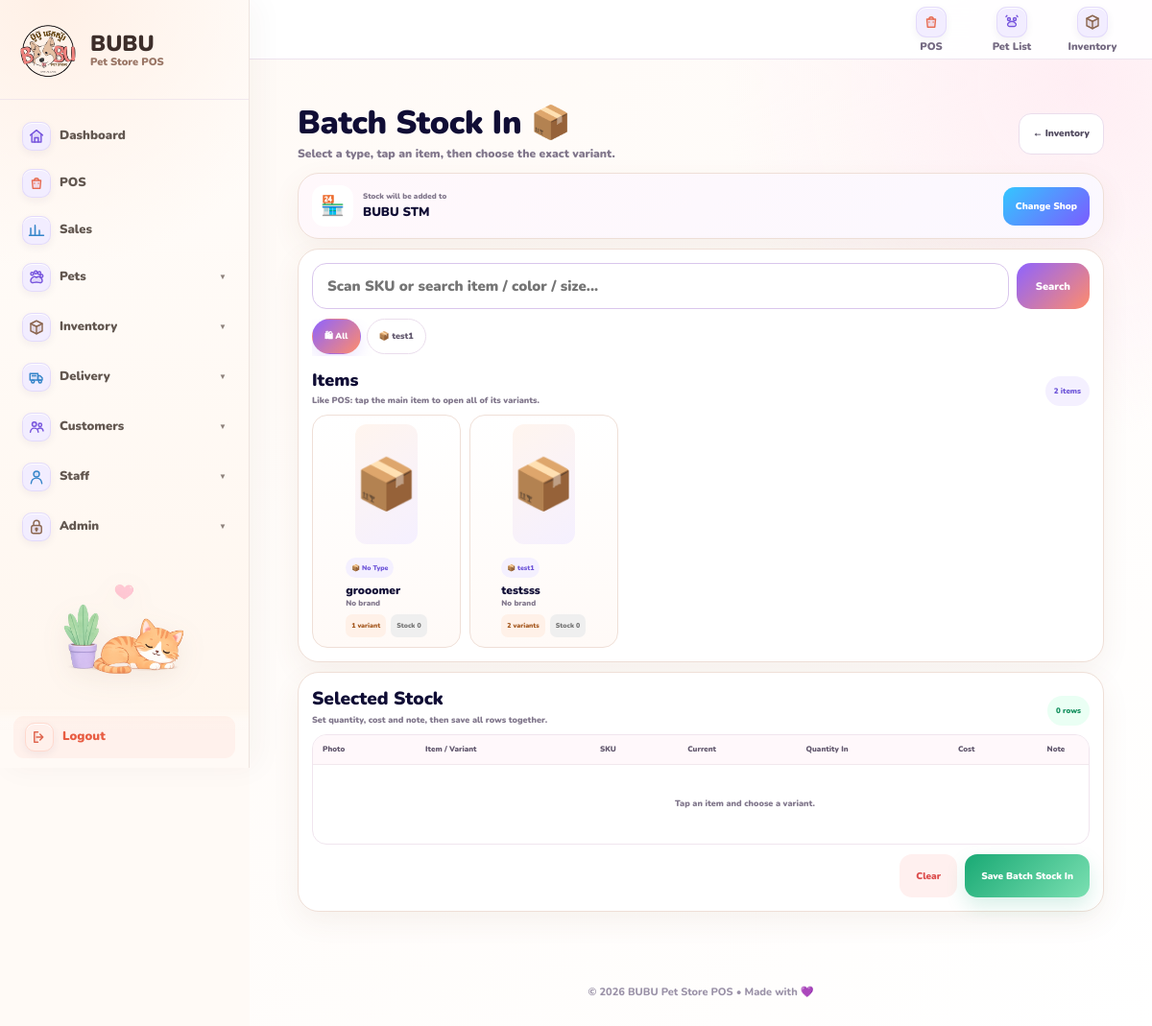
/inventory/stock/batch-in/ (signed in), run on the app's committed database.
### inventory/models.py (models this page shows, shortened)
class Branch(models.Model):
    name = models.CharField(max_length=100, unique=True)
    is_active = models.BooleanField(default=True)
    payment_qr_image = models.ImageField(
        upload_to="branch_payment_qr/",
        blank=True,
        null=True,
        help_text="Upload the payment QR image used by this branch.",
    )
    payment_qr_label = models.CharField(
        max_length=100,
        blank=True,
        default="Scan to pay",
        help_text="Text shown below the QR on the customer display.",
    )
    payment_qr_updated_at = models.DateTimeField(
        null=True,
        blank=True,
    )
    customer_display_payment_event_id = models.PositiveBigIntegerField(
        default=0,
    )
    customer_display_payment_amount = models.DecimalField(
        max_digits=12,
        decimal_places=2,
        default=0,
    )
    customer_display_payment_at = models.DateTimeField(
        null=True,
        blank=True,
    )
    latitude = models.DecimalField(
        max_digits=10,
        decimal_places=7,
        null=True,
        blank=True,
        help_text="Branch GPS latitude.",
    )
    longitude = models.DecimalField(
        max_digits=10,
        decimal_places=7,
        null=True,
        blank=True,
        help_text="Branch GPS longitude.",
    )
    allowed_radius_meters = models.PositiveIntegerField(
        default=150,
        help_text="Allowed distance from branch for attendance scan.",
    )

class ItemType(models.Model):
    name = models.CharField(max_length=100, unique=True)
    emoji = models.CharField(max_length=10, blank=True, default="📦")
    is_active = models.BooleanField(default=True)

class Item(models.Model):
    UNIT_CHOICES = [
        ("piece", "Piece"),
        ("bottle", "Bottle"),
        ("ml", "ML"),
        ("g", "Gram"),
        ("kg", "KG"),
        ("pack", "Pack"),
        ("box", "Box"),
        ("service", "Service"),
        ("pet", "Pet"),
    ]
    item_type = models.ForeignKey(
        ItemType,
        on_delete=models.SET_NULL,
        null=True,
        blank=True,
        related_name="items",
    )
    name = models.CharField(max_length=200)
    brand = models.CharField(max_length=100, blank=True, default="")
    image = models.ImageField(upload_to="items/", blank=True, null=True)
    unit = models.CharField(max_length=20, choices=UNIT_CHOICES, default="piece")
    cost_price = models.DecimalField(max_digits=10, decimal_places=2, default=0)
    sale_price = models.DecimalField(max_digits=10, decimal_places=2, default=0)
    is_active = models.BooleanField(default=True)
    created_at = models.DateTimeField(auto_now_add=True)

### inventory/views.py (the view, shortened to what this page needs)
# urls.py: path("stock/batch-in/", views.stock_batch_in, name="stock_batch_in"),
@login_required
def stock_batch_in(request):
    if not can_manage_inventory(request.user):
        messages.error(request, "You do not have permission.")
        return redirect("item_list")
    can_cost = can_edit_cost_price(request.user)
    can_view_cost = can_view_cost_price(request.user)
    selected_branch = get_selected_branch(request)
    if request.user.is_superuser:
        branches = Branch.objects.filter(is_active=True).order_by("name")
    if not selected_branch:
        messages.error(request, "No branch assigned. Please ask admin to set your shop.")
        return redirect("item_list")
    variant_qs = (
        ItemVariant.objects
        .filter(is_active=True)
        .order_by("sort_order", "id")
    )
    items = list(
        Item.objects
        .filter(is_active=True)
        .select_related("item_type")
        .prefetch_related(Prefetch("variants", queryset=variant_qs))
        .order_by("name", "id")
    )
    for item in items:
        item.branch_stock_total = 0
        for variant in item.variants.all():
            variant.branch_stock_qty = get_variant_branch_qty(
                variant,
                selected_branch,
            )
            item.branch_stock_total += variant.branch_stock_qty
    return render(request, "inventory/stock_batch_in.html", {
        "items": items,
        "item_types": ItemType.objects.filter(is_active=True).order_by("name"),
        "branches": branches,
        "selected_branch": selected_branch,
        "can_edit_cost_price": can_cost,
        "can_view_cost_price": can_view_cost,
    })

### core/cost_access.py (called while the page is built)
def is_owner(user):
    if not user or not getattr(user, "is_authenticated", False):
        return False
    return bool(user.is_superuser or _has_group(user, OWNER_ROLE_NAMES))

def can_view_cost(user):
    return is_owner(user)

def can_edit_cost(user):
    return is_owner(user) or is_staff_role(user)

### inventory/models.py (called while the page is built)
    def display_name(self):
        parts = []
        if self.size:
            parts.append(f"Size {self.size}")
        if self.color:
            parts.append(self.color)
        if self.label:
            parts.append(self.label)
        return " / ".join(parts) if parts else "Default"

    @property
    def display_price(self):
        if self.sale_price and self.sale_price > 0:
            return self.sale_price
        return self.item.sale_price

    @property
    def display_cost(self):
        if self.cost_price and self.cost_price > 0:
            return self.cost_price
        return self.item.cost_price

    @property
    def has_cost(self):
        return bool(self.display_cost and self.display_cost > 0)

    @property
    def cost_status(self):
        return "Already Added" if self.has_cost else "No Cost"

    @property
    def display_image(self):
        if self.image:
            return self.image
        return self.item.image

### inventory/views.py (called while the page is built, shortened)
def can_manage_inventory(user):
    if not user or not user.is_authenticated:
        return False
    if is_owner(user):
        return True

def can_view_cost_price(user):
    return can_view_cost(user)

def can_edit_cost_price(user):
    return can_edit_cost(user)

def get_user_branch(user):
    profile = getattr(user, "staff_profile", None)
    if profile and profile.branch_id:
        return profile.branch
    return None

def get_selected_branch(request):
    user_branch = get_user_branch(request.user)
    if request.user.is_superuser:
        branch_id = request.POST.get("branch") or request.GET.get("branch")
        return Branch.objects.filter(is_active=True).order_by("id").first()
    return user_branch

def get_variant_branch_qty(variant, branch):
    if not variant or not branch:
        return 0
    stock = BranchStock.objects.filter(
        branch=branch,
        variant=variant,
    ).first()
    if not stock:
        return 0
    return int(stock.quantity or 0)

### templates/inventory/stock_batch_in.html (shortened to what this page needs)
{% extends "base.html" %}
{% load static cost_tags %}
{% block content %}
<div class="batch-page">
    <header class="page-top">
        <div>
            <h1>Batch Stock In 📦</h1>
            <p>Select a type, tap an item, then choose the exact variant.</p>
        </div>
        <a href="{% url 'item_list' %}{% if request.user.is_superuser and selected_branch %}?branch={{ selected_branch.id }}{% endif %}" class="back-btn">← Inventory</a>
    </header>
    <section class="card shop-card">
        <div class="shop-info">
            <div class="shop-icon">🏪</div>
            <div>
                <span>Stock will be added to</span>
                <strong>{% if selected_branch %}{{ selected_branch.name }}{% else %}No shop selected{% endif %}</strong>
            </div>
        </div>
        {% if request.user.is_superuser %}
            <button type="button" class="shop-change-btn" onclick="openShopPopup()">Change Shop</button>
        {% else %}
            <span class="shop-lock">🔒 Assigned Shop</span>
        {% endif %}
    </section>
    <section class="card browser-card">
        <div class="search-row">
            <input
                type="text"
                id="productSearch"
                class="search-input"
                placeholder="Scan SKU or search item / color / size..."
                autocomplete="off"
                autofocus
            >
            <button type="button" class="search-btn" onclick="handleSearchButton()">Search</button>
        </div>
        <div class="type-tabs" id="typeTabs">
            <button type="button" class="type-chip active" data-type="all" onclick="selectType(this,'all')">🛍 All</button>
            {% for type in item_types %}
                <button type="button" class="type-chip" data-type="{{ type.id }}" onclick="selectType(this,'{{ type.id }}')">
                    {{ type.emoji|default:"📦" }} {{ type.name }}
                </button>
            {% endfor %}
        </div>
        <div class="browser-heading">
            <div>
                <h2>Items</h2>
                <p>Like POS: tap the main item to open all of its variants.</p>
            </div>
            <span class="browser-count" id="visibleItemCount">0 items</span>
        </div>
        <div class="product-grid" id="productGrid">
            {% for item in items %}
                <button
                    type="button"
                    class="product-card"
                    data-item-id="{{ item.id }}"
                    data-type="{% if item.item_type %}{{ item.item_type.id }}{% else %}none{% endif %}"
                    data-search="{{ item.name|lower }} {{ item.brand|lower }} {% if item.item_type %}{{ item.item_type.name|lower }}{% endif %} {% for variant in item.variants.all %}{{ variant.sku|lower }} {{ variant.label|lower }} {{ variant.size|lower }} {{ variant.color|lower }} {% endfor %}"
                    onclick="openVariantModal('{{ item.id }}','{{ item.name|escapejs }}','{{ item.brand|default:"No brand"|escapejs }}','{% if item.image %}{{ item.image.url|escapejs }}{% endif %}')"
                >
                    <div class="product-photo">
                        {% if item.image %}
                            <img src="{{ item.image.url }}" alt="{{ item.name }}">
                        {% else %}
                            <span>📦</span>
                        {% endif %}
                    </div>
                    <div class="product-info">
                        <span class="product-type">
                            {% if item.item_type %}
                                {{ item.item_type.emoji|default:"📦" }} {{ item.item_type.name }}
                            {% else %}
                                📦 No Type
                            {% endif %}
                        </span>
                        <h3>{{ item.name }}</h3>
                        <div class="product-brand">{{ item.brand|default:"No brand" }}</div>
                        <div class="product-bottom">
                            <span class="variant-count">{{ item.variants.count }} variant{{ item.variants.count|pluralize }}</span>
                            <span class="product-stock {% if item.branch_stock_total <= 0 %}zero{% endif %}">Stock {{ item.branch_stock_total }}</span>
                        </div>
                    </div>
                </button>
            {% empty %}
                <div class="no-products active">No active items found.</div>
            {% endfor %}
        </div>
    </section>
    <form method="post" id="stockForm" class="card stock-form-card" onsubmit="return prepareStockSubmit();">
        <div class="stock-head">
            <div>
                <h2>Selected Stock</h2>
                <p>Set quantity, cost and note, then save all rows together.</p>
            </div>
            <span class="stock-row-count" id="stockRowCount">0 rows</span>
        </div>
        <div class="table-wrap">
            <table class="stock-table">
                <thead>
                    <tr>
                        <th>Photo</th>
                        <th>Item / Variant</th>
                        <th>SKU</th>
                        <th>Current</th>
                        <th>Quantity In</th>
                        {% if can_edit_cost_price %}<th>Cost</th>{% endif %}
                        <th>Note</th>
                    </tr>
                </thead>
                <tbody id="stockRowsBody">
                </tbody>
            </table>
        </div>
        <div class="save-bar">
            <button type="button" class="clear-btn" onclick="clearAllRows()">Clear</button>
            <button type="submit" class="save-btn">Save Batch Stock In</button>
        </div>
    </form>
</div>
{% endblock %}

### templates/base.html (style rules this page uses)
:root { --ink:#17152f; --muted:#7b7288; --purple:#8e63ff; --purple-dark:#7047db; --purple-soft:#f3edff; --orange:#ff8464; --green:#25b982; --cream:#fffaf6; --surface:#ffffff; --line:#eadfec; --warm-line:#f2ded1; --sidebar-width:260px; }
* { box-sizing:border-box }
html { width:100%; min-height:100%; scroll-behavior:smooth; -webkit-text-size-adjust:100%; }
body { width:100%; min-height:100%; margin:0; overflow-x:hidden; color:var(--ink); background:var(--cream); font-family:'Nunito',sans-serif; }
a { color:inherit; text-decoration:none; }
button, input, select, textarea { font-family:'Nunito',sans-serif; }
button { touch-action:manipulation }
h1 { margin:0 0 6px; color:var(--ink); font-size:32px; line-height:1.15; letter-spacing:-.35px; font-weight:1000; }
.search-input, input, select, textarea { max-width:100%; border:1.5px solid var(--line); border-radius:13px; padding:10px 12px; color:var(--ink); background:white; font-size:15px; line-height:1.25; font-weight:800; outline:none; }
input, select { min-height:42px; }
.search-input { width:230px; min-height:42px; }
.btn, button { min-height:42px; padding:0 16px; border:0; border-radius:13px; display:inline-flex; align-items:center; justify-content:center; gap:6px; font-weight:1000; text-align:center; cursor:pointer; transition:.16s ease; }
.card, .table-card { border:1px solid #f1e6e0; border-radius:18px; background:rgba(255,255,255,.95); box-shadow:0 10px 28px rgba(130,91,60,.06); }
.card { margin-bottom:16px; padding:18px; }
table { width:100%; border-collapse:collapse; }
thead { background:linear-gradient(135deg,#f5efff,#fff4f7); }
th, td { padding:12px; text-align:center; vertical-align:middle; }
th { color:var(--ink); font-size:11px; line-height:1.25; font-weight:1000; }

### data on the page
Branch: name "BUBU STM"
ItemType: emoji "📦", name "test1"
Item: shows "📦 No Type", name "grooomer", brand "No brand", variants.count "1", branch_stock_total "0"
Item: item_type.emoji "📦", item_type.name "test1", name "testsss", brand "No brand", variants.count "2", branch_stock_total "0"
